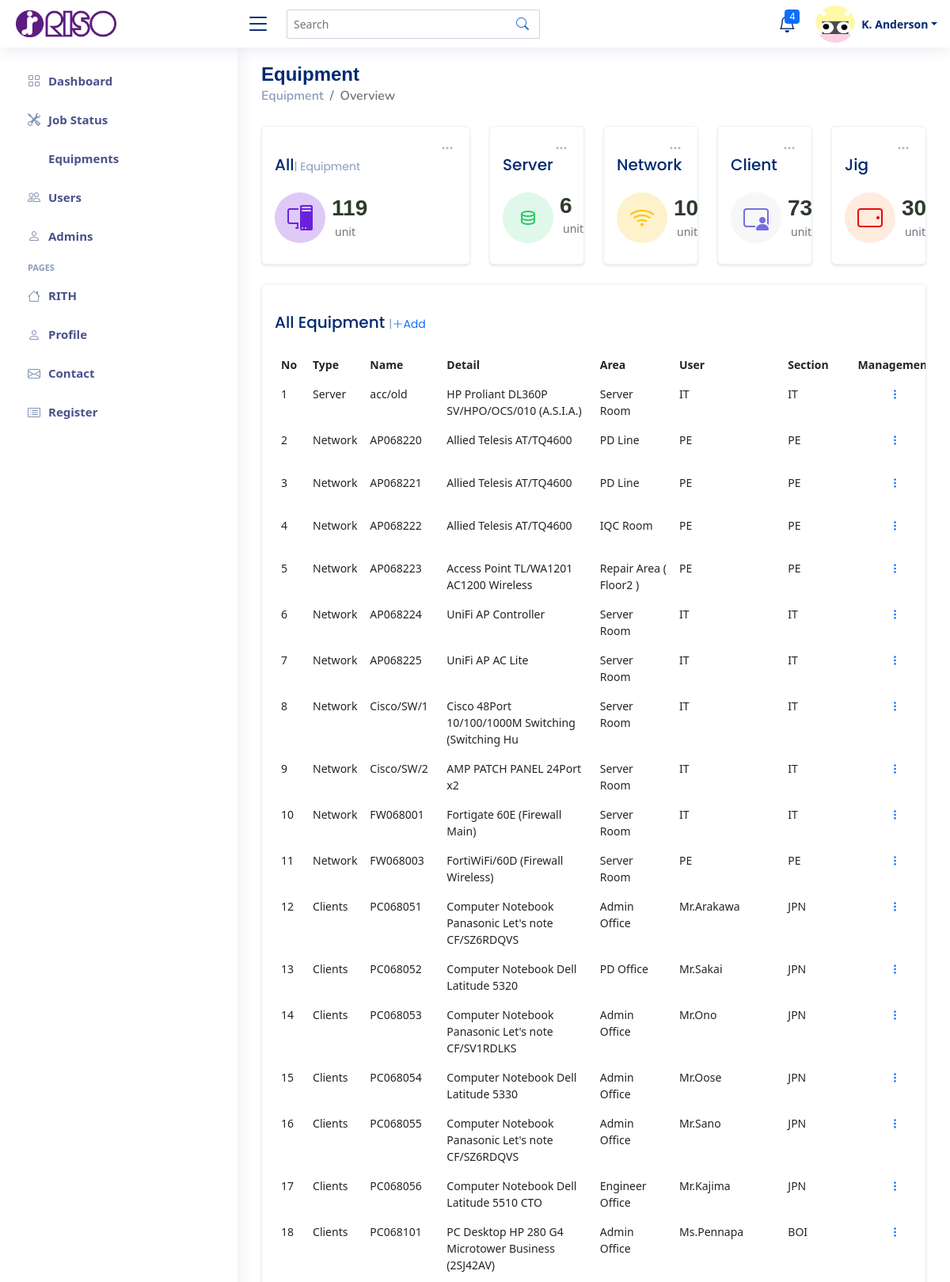
The page /equip_tbl.php (upper part) on the database its author committed.
### tables this page shows
CREATE TABLE `rith_item` (
  `item_reg` varchar(50) DEFAULT NULL,
  `item_cat` varchar(255) NOT NULL,
  `item_type` varchar(50) DEFAULT NULL,
  `item_ass` varchar(50) DEFAULT NULL,
  `item_name` varchar(10) NOT NULL,
  `item_charger` varchar(255) DEFAULT NULL,
  `item_sec` varchar(255) DEFAULT NULL,
  `item_area` varchar(50) DEFAULT NULL,
  `item_detail` varchar(50) DEFAULT NULL,
  `item_sup` varchar(20) DEFAULT NULL,
  `item_war` varchar(255) DEFAULT NULL,
  `item_img` varchar(255) NOT NULL
);

### equip_tbl.php (the view, shortened to what the rows shown need)
<!DOCTYPE html>
<html lang="en">
<head>
    <link href="assets/vendor/bootstrap/css/bootstrap.min.css" rel="stylesheet">
    <link href="assets/vendor/bootstrap-icons/bootstrap-icons.css" rel="stylesheet">
    <link href="assets/vendor/boxicons/css/boxicons.min.css" rel="stylesheet">
    <link href="assets/vendor/quill/quill.snow.css" rel="stylesheet">
    <link href="assets/vendor/quill/quill.bubble.css" rel="stylesheet">
    <link href="assets/vendor/remixicon/remixicon.css" rel="stylesheet">
    <link href="assets/vendor/simple-datatables/style.css" rel="stylesheet">
    <link href="https://cdn.jsdelivr.net/npm/bootstrap@5.2.3/dist/css/bootstrap.min.css" rel="stylesheet">
    <link href="assets/css/style.css" rel="stylesheet">
</head>
<body>
    <main id="main" class="main">
        <div class="row">
            <div class="pagetitle">
                <h1>Equipment</h1>
            </div>
        </div>
        <section class="section dashboard">
            <div class="row">
                <div class="col-12">
                    <div class="card recent-sales overflow-auto">
                        <div class="card-body">
                                            <?php
                                            include_once('config\function.php');
                                            ?>
                            <table class="table table-borderless datatable">
                                <thead>
                                    <tr>
                                        <th scope="col" class="th1">No</th>
                                        <th scope="col" class="th2">Type</th>
                                        <th scope="col" class="th3">Name</th>
                                        <th scope="col" class="th4">Detail</th>
                                        <th scope="col" class="th5">Area</th>
                                        <th scope="col" class="th3">User</th>
                                        <th scope="col" class="th6">Section</th>
                                        <th scope="col" class="th8">Management</th>
                                    </tr>
                                </thead>
                                <tbody>
                                    <?php
                                    include_once('config\function.php');
                                    $fetchdata = new DB_CON();
                                    $sql = $fetchdata->fetchdata_items();
                                    $order = 1;
                                    while ($row = mysqli_fetch_array($sql)) {
                                    ?>
                                        <tr>
                                            <td class="column1"><?php echo $order++; ?></td>
                                            <td class="column2">
                                                <?php echo $row['item_cat']; ?>
                                            </td>
                                            <td class="column3">
                                                <?php echo $row['item_name']; ?>
                                            </td>
                                            <td class="column3">
                                                <?php echo $row['item_detail']; ?>
                                            </td>
                                            <td class="column6">
                                                <?php echo $row['item_area']; ?>
                                            </td>
                                            <td class="column3">
                                                <?php echo $row['item_charger']; ?>
                                            </td>
                                            <td class="column6">
                                                <?php echo $row['item_sec']; ?>
                                            </td>
                                            <td class="column7"><a href=equip_update.php?edit_item=<?php echo $row['item_name']; ?> class="bi bi-three-dots-vertical"></a></td>
                                        </tr>
                                    <?php } ?>
                                </tbody>
                            </table>
                        </div>
                    </div>
                </div>
            </div>
        </section>
    </main>
</body>
</html>

### rows shown on the page
rith_item: item_cat "Server", item_name "acc/old", item_detail "HP Proliant DL360P SV/HPO/OCS/010 (A.S.I.A.)", item_area "Server Room", item_charger "IT", item_sec "IT"
rith_item: item_cat "Network", item_name "AP068220", item_detail "Allied Telesis AT/TQ4600", item_area "PD Line", item_charger "PE", item_sec "PE"
rith_item: item_cat "Network", item_name "AP068221", item_detail "Allied Telesis AT/TQ4600", item_area "PD Line", item_charger "PE", item_sec "PE"
rith_item: item_cat "Network", item_name "AP068222", item_detail "Allied Telesis AT/TQ4600", item_area "IQC Room", item_charger "PE", item_sec "PE"
rith_item: item_cat "Network", item_name "AP068223", item_detail "Access Point TL/WA1201 AC1200 Wireless", item_area "Repair Area ( Floor2 )", item_charger "PE", item_sec "PE"
rith_item: item_cat "Network", item_name "AP068224", item_detail "UniFi AP Controller", item_area "Server Room", item_charger "IT", item_sec "IT"
rith_item: item_cat "Network", item_name "AP068225", item_detail "UniFi AP AC Lite", item_area "Server Room", item_charger "IT", item_sec "IT"
rith_item: item_cat "Network", item_name "Cisco/SW/1", item_detail "Cisco 48Port 10/100/1000M Switching (Switching Hu", item_area "Server Room", item_charger "IT", item_sec "IT"
rith_item: item_cat "Network", item_name "Cisco/SW/2", item_detail "AMP PATCH PANEL 24Port x2", item_area "Server Room", item_charger "IT", item_sec "IT"
rith_item: item_cat "Network", item_name "FW068001", item_detail "Fortigate 60E (Firewall Main)", item_area "Server Room", item_charger "IT", item_sec "IT"
rith_item: item_cat "Network", item_name "FW068003", item_detail "FortiWiFi/60D (Firewall Wireless)", item_area "Server Room", item_charger "PE", item_sec "PE"
rith_item: item_cat "Clients", item_name "PC068051", item_detail "Computer Notebook Panasonic Let's note CF/SZ6RDQVS", item_area "Admin Office", item_charger "Mr.Arakawa", item_sec "JPN"
rith_item: item_cat "Clients", item_name "PC068052", item_detail "Computer Notebook Dell Latitude 5320", item_area "PD Office", item_charger "Mr.Sakai", item_sec "JPN"
rith_item: item_cat "Clients", item_name "PC068053", item_detail "Computer Notebook Panasonic Let's note CF/SV1RDLKS", item_area "Admin Office", item_charger "Mr.Ono", item_sec "JPN"
rith_item: item_cat "Clients", item_name "PC068054", item_detail "Computer Notebook Dell Latitude 5330", item_area "Admin Office", item_charger "Mr.Oose", item_sec "JPN"
rith_item: item_cat "Clients", item_name "PC068055", item_detail "Computer Notebook Panasonic Let's note CF/SZ6RDQVS", item_area "Admin Office", item_charger "Mr.Sano", item_sec "JPN"
rith_item: item_cat "Clients", item_name "PC068056", item_detail "Computer Notebook Dell Latitude 5510 CTO", item_area "Engineer Office", item_charger "Mr.Kajima", item_sec "JPN"
rith_item: item_cat "Clients", item_name "PC068101", item_detail "PC Desktop HP 280 G4 Microtower Business (2SJ42AV)", item_area "Admin Office", item_charger "Ms.Pennapa", item_sec "BOI"

### other values the page prints
$total['total'] "119"
$server['server'] "6"
$network['network'] "10"
$client['client'] "73"
$jig['jig'] "30"
